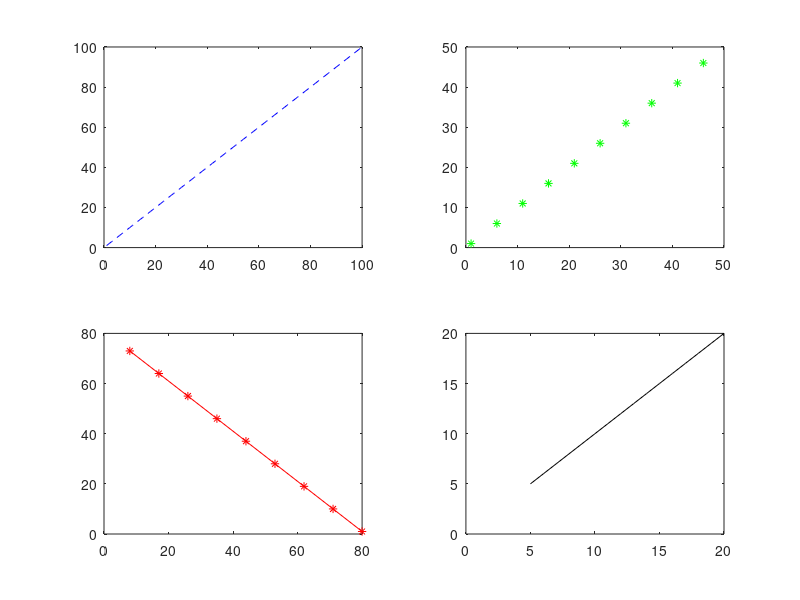

MATLAB code for this plot:
function subplots_soln
    subplot(2, 2, 1)
    plot(1:100, 1:100, 'b--');
    subplot(2, 2, 2)
    plot(1:5:50, 1:5:50, 'g*');
    subplot(2, 2, 3)
    plot(80:-9:1, 1:9:80, 'r-*');
    subplot(2, 2, 4)
    plot(5:20, 5:20, 'k');
end